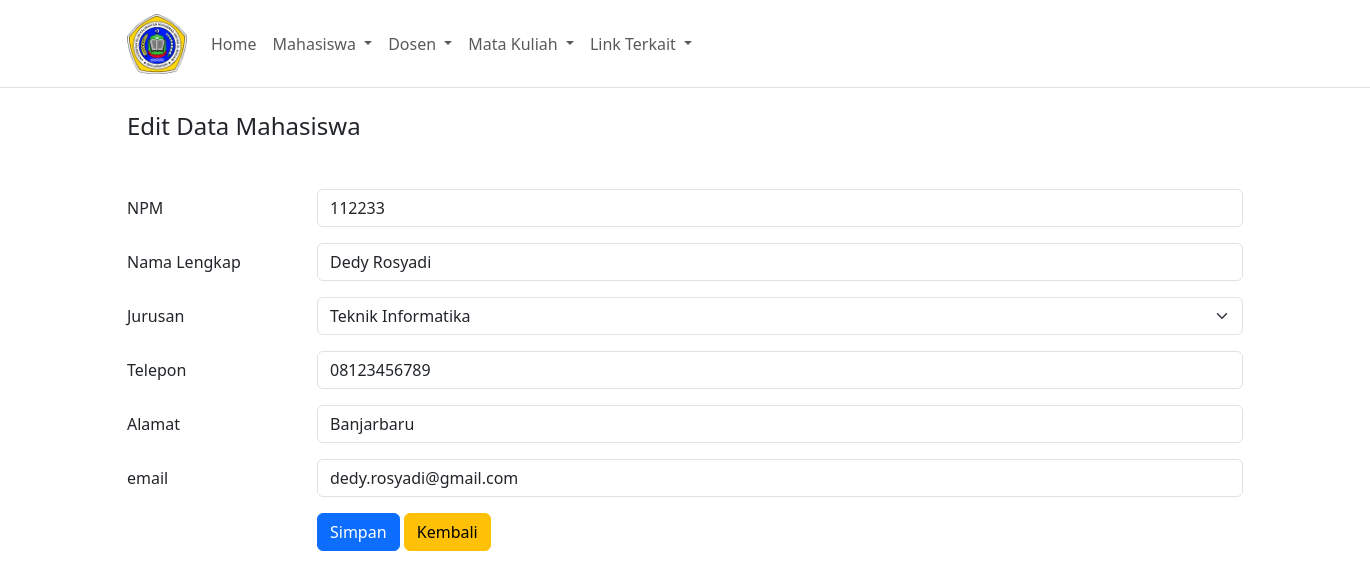
/?page=mahasiswaEdit&id=1, run on an earlier commit of the app's database.
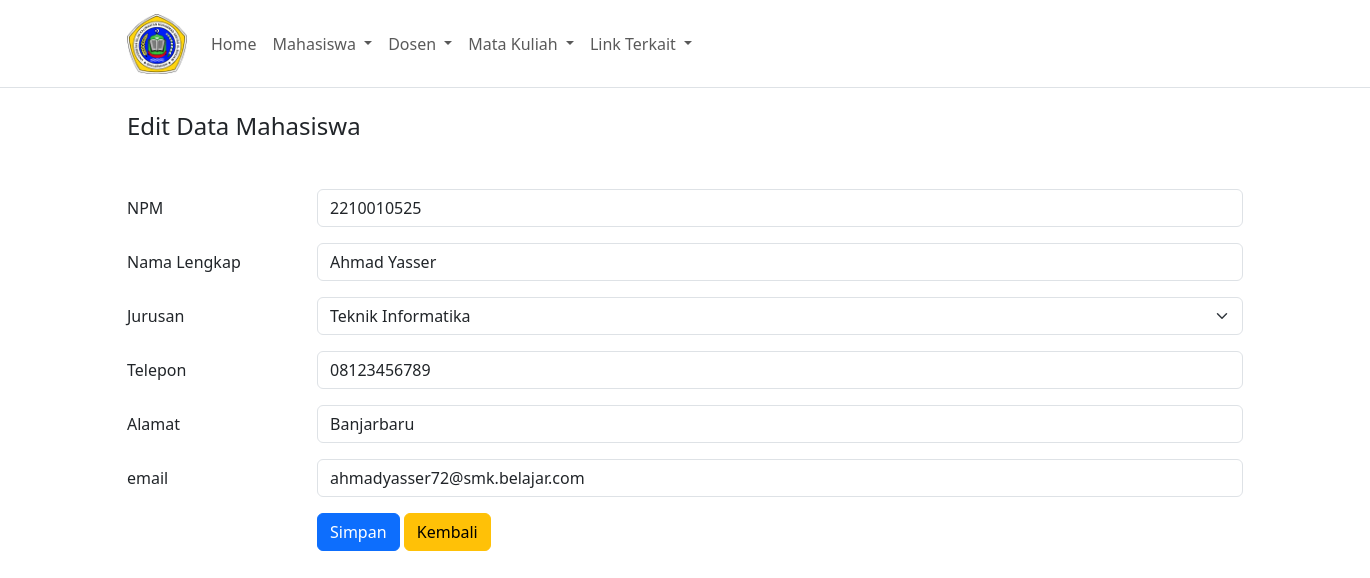
And on a later commit of the database.
### tables this page shows
CREATE TABLE `mahasiswa` (
  `id` int(11) NOT NULL,
  `npm` varchar(10) NOT NULL,
  `nama` varchar(200) NOT NULL,
  `jurusan` varchar(5) NOT NULL,
  `telepon` varchar(15) NOT NULL,
  `alamat` varchar(200) NOT NULL,
  `email` varchar(100) NOT NULL
);

### mahasiswa/edit.php (the view, shortened to what this page needs)
<?php
    include 'connection.php';
    $id = $_GET['id'];
    $query = mysqli_query($con,"SELECT * FROM mahasiswa WHERE id = $id");
    $data = mysqli_fetch_array($query);
?>
<h4 class="mb-5">Edit Data Mahasiswa</h4>
<form action="" method="post">
    <div class="mb-3 row">
        <label for="npm" class="col-sm-2 col-form-label">NPM</label>
        <div class="col-sm-10">
            <input type="text" name="npm" class="form-control" placeholder="Masukan npm..." value="<?= $data['npm']; ?>">
        </div>
    </div>
    <div class="mb-3 row">
        <label for="nama" class="col-sm-2 col-form-label">Nama Lengkap</label>
        <div class="col-sm-10">
            <input type="text" name="nama" class="form-control" placeholder="Masukan nama lengkap..." value="<?= $data['nama']; ?>">
        </div>
    </div>
    <div class="mb-3 row">
        <label for="jurusan" class="col-sm-2 col-form-label">Jurusan</label>
        <div class="col-sm-10">
            <select class="form-select" name="jurusan">
                <option value="TI"<?php echo ($data['jurusan'] == 'TI') ? "selected" : "";  ?> >Teknik Informatika</option>
            </select>
        </div>
    </div>
    <div class="mb-3 row">
        <label for="telepon" class="col-sm-2 col-form-label">Telepon</label>
        <div class="col-sm-10">
            <input type="text" name="telepon" class="form-control" placeholder="Masukan telepon..." value="<?= $data['telepon'];?>">
        </div>
    </div>
    <div class="mb-3 row">
        <label for="alamat" class="col-sm-2 col-form-label">Alamat</label>
        <div class="col-sm-10">
            <input type="text" name="alamat" class="form-control" placeholder="Masukan alamat ..." value="<?= $data['alamat'] ?>">
        </div>
    </div>
    <div class="mb-3 row">
        <label for="email"  class="col-sm-2 col-form-label">email</label>
        <div class="col-sm-10">
            <input type="text" name="email" class="form-control" placeholder="Masukan email..." value="<?= $data['email'] ?>">
        </div>
    </div>
    <div class="row">
        <div class="offset-md-2">
            <input type="submit" name="submit" value="Simpan" class="btn btn-primary">
            <a href="?page=mahasiswa" class="btn btn-warning">Kembali</a>
        </div>
    </div>
</form>

What changed in the data, as far as the page shows it:
changed mahasiswa "Teknik Informatika": npm "112233" → "2210010525"; nama "Dedy Rosyadi" → "Ahmad Yasser"; email "dedy.rosyadi@gmail.com" → "ahmadyasser72@smk.belajar.com"
